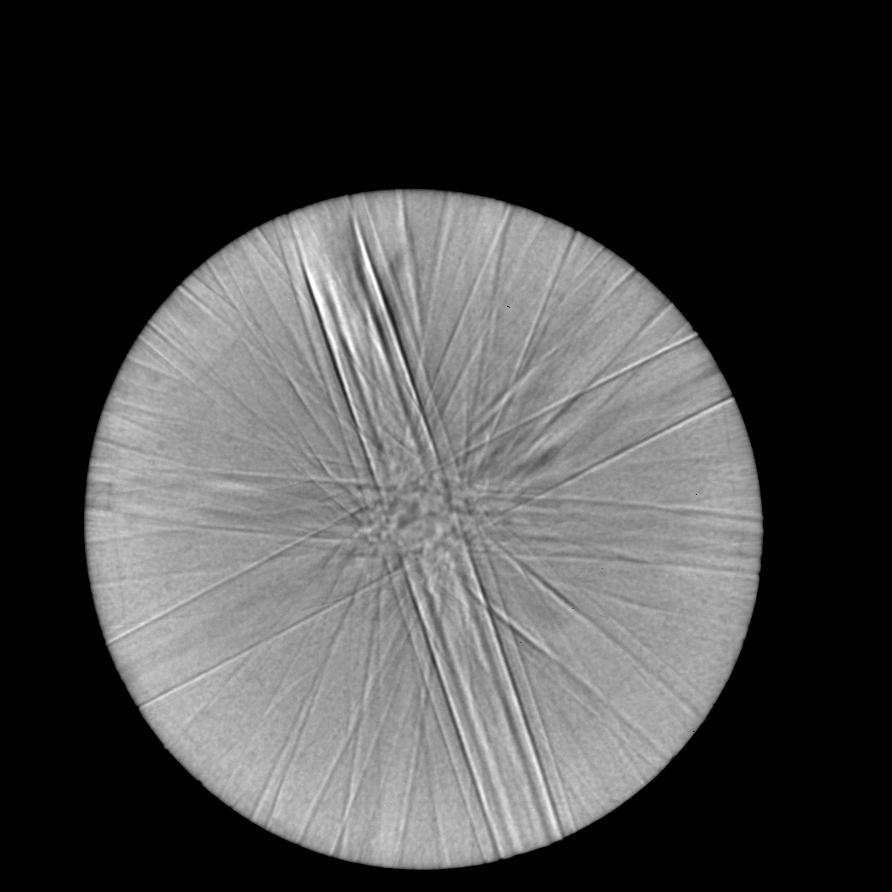
#> input picture data/train/samples/CBED_1.tif, 1783 x 1783 px (shown at 1/2 size); its folder holds only this picture in this run
$ python hough_v13.py
#> lines starting #> are read from the running program, lines starting #| are printed output that depends on the picture; after the words box and inside, x2 and y2 are one past the last pixel; in counts of white or black regions, pixels touching at a corner belong together
#> further down, image is the input picture: shape (1783, 1783); min 0, max 255, mean 70.1
import os
import cv2
import skimage
import numpy as np
from matplotlib import cm
import matplotlib.pyplot as plt
from skimage.feature import canny
from sklearn.cluster import KMeans
from matplotlib.figure import Figure
from skimage.draw import circle_perimeter
from sklearn.metrics import silhouette_score
from sklearn.cluster import AffinityPropagation
from sklearn.linear_model import LinearRegression
from skimage.segmentation import flood, flood_fill
from skimage.transform import probabilistic_hough_line
from skimage.transform import hough_circle, hough_circle_peaks
from matplotlib.backends.backend_agg import FigureCanvasAgg as FigureCanvas

np.random.seed(8903457)

def extract_lines(image, all_info = False):

    # Get probabilistic hough transform
#> called with all_info = True
    edges = canny(image, 2, 1, 25)
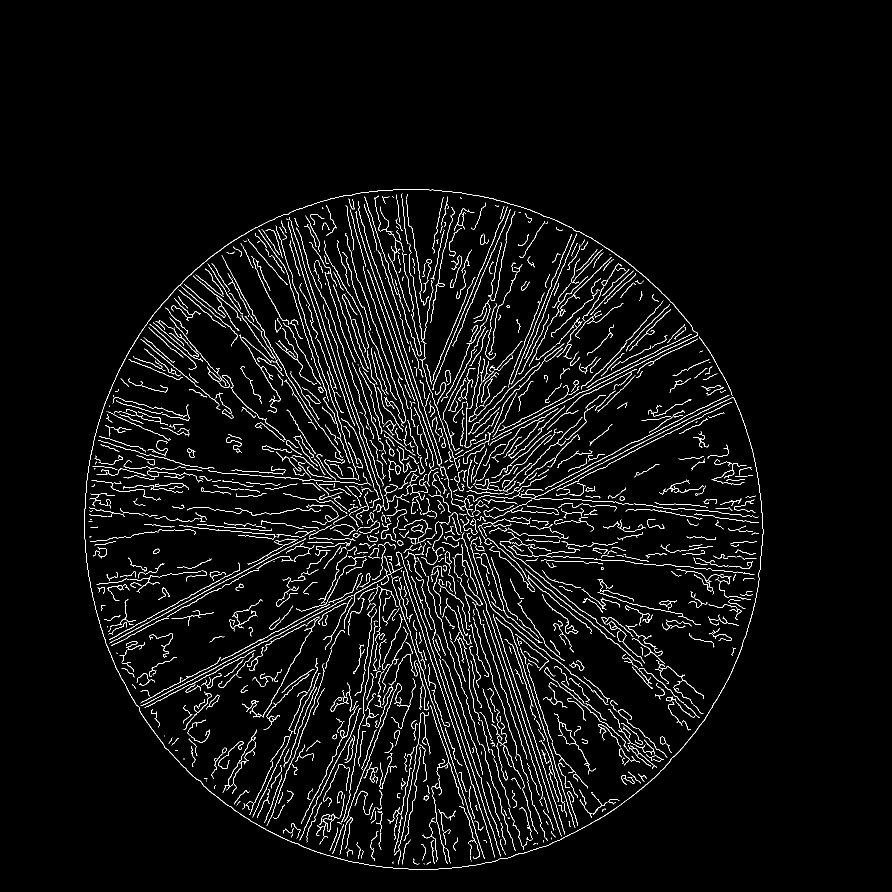
#> edges: shape (1783, 1783) bool (shown at 1/2 size); 3.7% white in thin lines or dots, all inside (x1, y1, x2, y2) = (168, 378, 1527, 1739)
    out = probabilistic_hough_line(edges, threshold=250, line_length=10, line_gap=3, seed=8903457)
#> out = 536 items

    ###########

    # Get a list of the lines
    lines = []
    for line in out:
        p0, p1 = line

        # Extrapolate line
        m = (p0[1] - p1[1]) / (p0[0] - p1[0])
        b = p0[1] - (m * p0[0])

        # Append it to lines output
        lines.append([m, b])
#> this loop made 536 passes
#> (p0, p1, m, b) on passes 1 to 3: ((1167, 783), (1341, 695), -0.506, 1373.2), ((1010, 864), (1108, 814), -0.51, 1379.3), ((1083, 826), (1151, 791), -0.515, 1383.4)
#> after the loop, lines = 536 pairs, first value -7 to 3.67, second value -2212 to 7539

    lines = np.array(lines)
    lines = lines[np.argsort(lines[:, 0])]

    ###########

    # Do k-means on just the x-axis

    x_points = lines[:, 0].reshape(-1,1)
#> x_points = 536 values from -7 to 3.67

    sil = []
    sum_of_squared_distances = []
    K = range(2, 24)
    for k in K:
        kmeans = KMeans(n_clusters=k).fit(x_points)
        sum_of_squared_distances.append(kmeans.inertia_)
        sil.append(silhouette_score(x_points, kmeans.labels_, metric = 'euclidean'))
#> after the loop, sil = [0.689, 0.744, 0.826, 0.861, 0.757, 0.735, 0.877, 0.779, 0.878, 0.741, 0.771, 0.775, 0.755, 0.769, 0.745, 0.772, 0.78, 0.752, 0.741, 0.755, 0.769, 0.761]; sum_of_squared_distances = [752, 275.4, 147.2, 31.25, 28.06, 24.74, 16.63, 14.06, 8.39, 5.93, 4.39, 3.27, 2.92, 2.38, 2.08, 1.78, 1.58, 1.19, 1.26, 1, 0.823, 0.745]

    optimal_k = sil.index(max(sil)) + 2
#> optimal_k = 10

    ###########

    clusters = []
    for j in range(optimal_k):
        if lines[kmeans.labels_ == j].shape[0] > 0:
            clusters.append(lines[kmeans.labels_ == j]) # TODO: Maybe only do clusters that have two distinct clusters and points > 5
#> after the loop, clusters = 10 point arrays, longest 160 points

    ###########

    # seperate each cluster into two clusters
    extracted_lines = []
    for j in range(len(clusters)):
        cluster_y_points = clusters[j][:, 1].reshape(-1,1)#[]
        if(len(cluster_y_points) < 2): continue
        #for k in range(len(clusters[j])):
        #    cluster_y_points.append(clusters[j][1])

        #print(cluster_y_points)
        cluster_kmeans = KMeans(n_clusters=2).fit(cluster_y_points)


        #print("$$$$$$$$$$$$$$$$$$$")
        #print(cluster_kmeans.labels_)

        left_x_mean = np.mean(clusters[j][cluster_kmeans.labels_ == 0][:, 0])
        left_y_mean = np.mean(clusters[j][cluster_kmeans.labels_ == 0][:, 1])

        right_x_mean = np.mean(clusters[j][cluster_kmeans.labels_ == 1][:, 0])
        right_y_mean = np.mean(clusters[j][cluster_kmeans.labels_ == 1][:, 1])

        avg_slope = (left_x_mean + right_x_mean ) / 2

        extracted_lines.append([[avg_slope, left_y_mean], [avg_slope, right_y_mean]])
#> this loop made 10 passes
#> (left_x_mean, left_y_mean, right_x_mean, right_y_mean, avg_slope) on passes 1, 2, 3, 4, 6, 7, 8, 10: (1, 312.5, 0.983, 190.5, 0.991), (-2.06, 2908.7, -2.11, 2688.6, -2.08), (2.89, -1179.9, 2.88, -1630.1, 2.88), (-0.528, 1397.2, -0.527, 1558.9, -0.528), (-2.65, 3461.8, -2.71, 3092.8, -2.68), (0.0766, 927.1, 0.0723, 1019.3, 0.0745), (3.26, -1990.8, 3.3, -1427.5, 3.28), (1.71, -207.1, 1.57, -105.3, 1.64)
#> (cluster_y_points, left_x_mean, left_y_mean, right_x_mean, right_y_mean, avg_slope) on passes 5, 9: ([6526, 6493], -6, 6493, -6, 6526, -6), ([5791.2, 5542, 5552], -5, 5547, -5.25, 5791.2, -5.12)
#> after the loop, extracted_lines = 10 items

    ###########

    # Find the means of the clusters
    '''
    stds = []
    x_means = []
    y_means = []
    for j in range(len(clusters)):
        stds.append(np.std(lines[kmeans.labels_ == j][:, 1]))
        x_means.append(np.mean(lines[kmeans.labels_ == j][:, 0]))
        y_means.append(np.mean(lines[kmeans.labels_ == j][:, 1]))

    ###########

    # Return lines

    extracted_lines = []

    for j in range(len(clusters)):
        m = x_means[j]
        b1 = y_means[j]# + stds[j]
        b2 = y_means[j]# - stds[j]

        extracted_lines.append([[m, b1], [m, b2]]) # TODO: Here, find the closest points to these coordinates rather than just arbitarily choosing based on STD
    '''
    return [extracted_lines, lines, clusters] if all_info else extracted_lines

###########
###########
###########

def get_perimeter(img):
    P = []
    for y in range(0, img.shape[0]):
        for x in range(0, img.shape[1]):
            curr = img[y, x]

            if y + 1 < img.shape[0] and curr[0] != img[y + 1, x][0]:
                P.append([y + 1, x] if curr[0] == 0 else [y, x])
            if x + 1 < img.shape[1] and curr[0] != img[y, x + 1][0]:
                P.append([y, x + 1] if curr[0] == 0 else [y, x])

    avg_x = 0
    avg_y = 0
    for c in P:
        avg_x += c[1]
        avg_y += c[0]
    avg_x /= len(P)
    avg_y /= len(P)

    avg_r = 0
    for c in P:
        avg_r += np.sqrt(pow(avg_y - c[0], 2) + pow(avg_x - c[1], 2))
    avg_r /= len(P)

    return [avg_x, avg_y, avg_r]


# Plot lines on graph

for i in range(1, 2):
    image = cv2.imread("data/train/samples/CBED_" + str(i) + ".tif", cv2.IMREAD_GRAYSCALE)

    fig, axes = plt.subplots(1, 3, figsize=(20, 10))
    ax = axes.ravel()

    ax[0].imshow(image, cmap=cm.gray)
    ax[0].set_xlim((0, image.shape[0]))
    ax[0].set_ylim((0, image.shape[1]))

    ax[1].imshow(image, cmap=cm.gray)
    ax[1].set_xlim((0, image.shape[0]))
    ax[1].set_ylim((0, image.shape[1]))

    ax[2].imshow(image, cmap=cm.gray)
    ax[2].set_xlim((0, image.shape[0]))
    ax[2].set_ylim((0, image.shape[1]))

    extracted_lines, all_lines, clusters = extract_lines(image, all_info=True)
#> extracted_lines = 10 items; all_lines has the same summary as lines in extract_lines; clusters = 10 point arrays, longest 160 points

    for line in all_lines:
        m, b = line
        x_vals = np.array(ax[0].get_xlim())
        y_vals = b + m * x_vals
        ax[1].plot(x_vals, y_vals, alpha=0.5, c='r')
#> this loop made 536 passes
#> (m, b, y_vals) on passes 1 to 3: (-7, 7350, [7350, -5131]), (-7, 7539, [7539, -4942]), (-6.33, 6831, [6831, -4461.3])

    colors = ['green', 'royalblue', 'orange', 'firebrick', 'teal', 'indigo', 'deeppink', 'lawngreen', 'sienna', 'olive', 'tan', 'coral', 'rosybrown', 'mediumpurple']
    for lines in extracted_lines:

        color = colors[0]
        del colors[0]

        for line in lines:
            m, b = line
            x_vals = np.array(ax[1].get_xlim())
            y_vals = b + m * x_vals
            # ax[1].plot(x_vals, y_vals, c='b')
            ax[2].plot(x_vals, y_vals, c=color)
#> this loop made 10 passes
#> (lines, color) on passes 1 to 10: ([[0.991, 312.5], [0.991, 190.5]], 'green'), ([[-2.08, 2908.7], [-2.08, 2688.6]], 'royalblue'), ([[2.88, -1179.9], [2.88, -1630.1]], 'orange'), ([[-0.528, 1397.2], [-0.528, 1558.9]], 'firebrick'), ([[-6, 6493], [-6, 6526]], 'teal'), ([[-2.68, 3461.8], [-2.68, 3092.8]], 'indigo'), ([[0.0745, 927.1], [0.0745, 1019.3]], 'deeppink'), ([[3.28, -1990.8], [3.28, -1427.5]], 'lawngreen'), ([[-5.12, 5547], [-5.12, 5791.2]], 'sienna'), ([[1.64, -207.1], [1.64, -105.3]], 'olive')

    path = "./outputimages/" + str(i)
    if not os.path.exists(path):
        os.makedirs(path)

    plt.savefig(path + "/out.png")
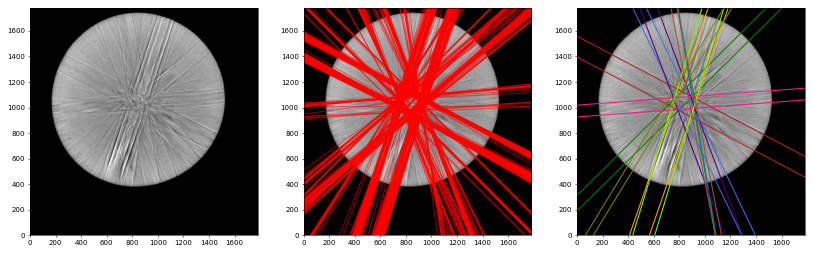
#> figure drawn by matplotlib, 3 panels


    fig, axes = plt.subplots(1, 2, figsize=(30, 15))
    ax = axes.ravel()

    colors = ['green', 'royalblue', 'orange', 'firebrick', 'teal', 'mediumpurple', 'deeppink', 'lawngreen', 'sienna', 'olive', 'tan', 'coral', 'rosybrown', 'indigo']
    for j in range(len(clusters)):

        color = colors[0]
        del colors[0]

        ax[0].scatter(clusters[j][:, 0], [0 for k in range(len(clusters[j][:, 0]))], c=color)
        ax[1].scatter(clusters[j][:, 0], clusters[j][:, 1], c=color)
#> this loop made 10 passes
#> color on passes 1 to 10: 'green', 'royalblue', 'orange', 'firebrick', 'teal', 'mediumpurple', 'deeppink', 'lawngreen', 'sienna', 'olive'

    plt.savefig(path + "/data.png")
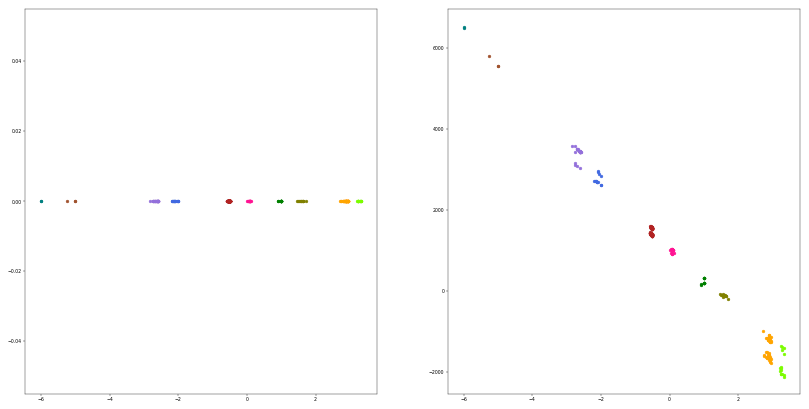
#> figure drawn by matplotlib, 2 panels

    ### Do the circle extraction algorithm
    fig, axes = plt.subplots(1, 3, figsize=(30, 15))
    ax = axes.ravel()

    # Binary threshold
    _, gray = cv2.threshold(image, 20, 255, cv2.THRESH_BINARY)
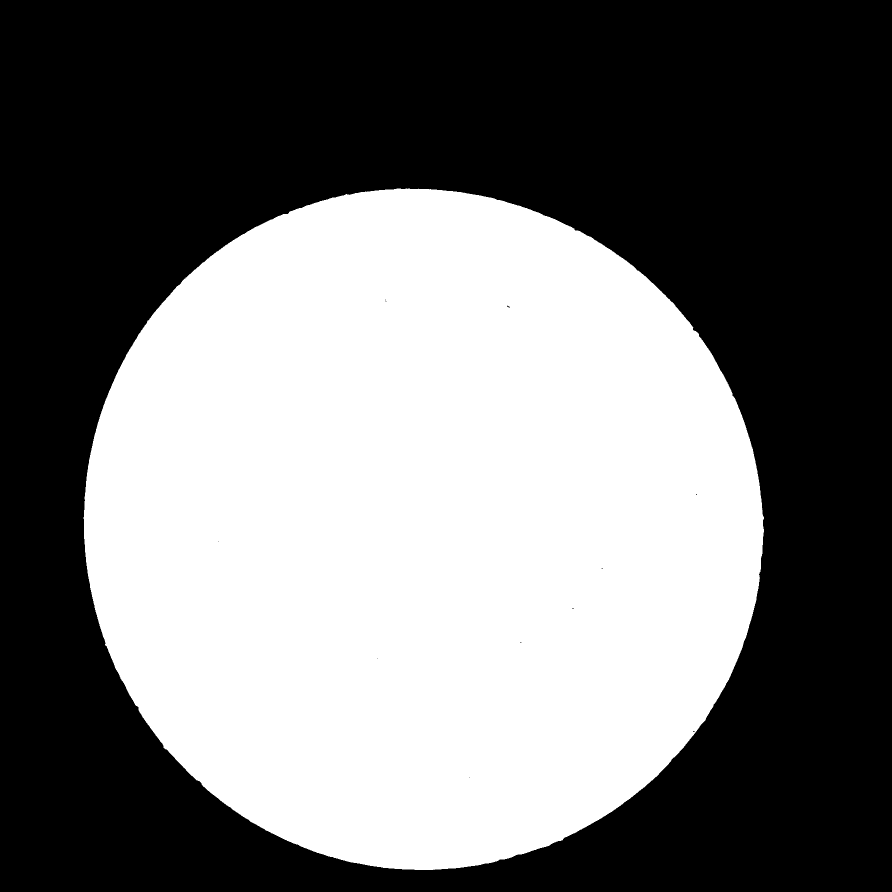
#> gray: shape (1783, 1783) (shown at 1/2 size); 45.7% white; 1 white region, box (x1, y1, x2, y2) and area: (167, 377, 1528, 1740) 1452242

    # Morphological improvements of the mask
    gray = cv2.morphologyEx(gray, cv2.MORPH_OPEN, cv2.getStructuringElement(cv2.MORPH_ELLIPSE, (5, 5)))
#> gray: shape (1783, 1783); 45.7% white; 1 white region, box (x1, y1, x2, y2) and area: (167, 377, 1528, 1740) 1452216
    gray = cv2.morphologyEx(gray, cv2.MORPH_CLOSE, cv2.getStructuringElement(cv2.MORPH_ELLIPSE, (11, 11)))
#> gray: shape (1783, 1783); 45.7% white; 1 white region

    # Find contours
    cnts, _ = cv2.findContours(gray, cv2.RETR_EXTERNAL, cv2.CHAIN_APPROX_NONE)
#> cnts = 1 contour; box (x1, y1, x2, y2) and area: (167, 377, 1528, 1740) 1450364

    # Filter large size contours; at the end, there should only be one left
    largeCnts = []
    for cnt in cnts:
        if (cv2.contourArea(cnt) > 10000):
            largeCnts.append(cnt)
#> this loop made 1 pass
#> after the loop, largeCnts has the same summary as cnts

    # Draw (filled) contour(s)
    gray = np.uint8(np.zeros(gray.shape))
    gray = cv2.drawContours(gray, largeCnts, -1, 255, cv2.FILLED)

    # Use hough transform to find circle
    circle = gray.copy()
    circle = cv2.cvtColor(circle, cv2.COLOR_GRAY2RGB)
#> circle: shape (1783, 1783, 3); 45.7% white; 1 white region, box (x1, y1, x2, y2) and area: (167, 377, 1528, 1740) 1452298

    cir_info = get_perimeter(circle)
#> after the loop in get_perimeter, `for y in range(0, img.shape[0]):`: P = 5472 pairs, first value 377 to 1739, second value 167 to 1527
#> the loop in get_perimeter, `for c in P:` made 5472 passes
#> (c, avg_x, avg_y) on passes 1 to 3: ([377, 793], 793, 377), ([377, 794], 1587, 754), ([377, 795], 2382, 1131)
#> after the loop in get_perimeter, `for c in P:`: avg_x = 4624297; avg_y = 5775857
#> in get_perimeter, `avg_x /= len(P)`: avg_x = 845.1
#> in get_perimeter, `avg_y /= len(P)`: avg_y = 1055.5
#> the loop in get_perimeter, `for c in P:` made 5472 passes
#> c on passes 8 to 10: [377, 800], [377, 801], [377, 811]

    circle_eroded = cv2.erode(circle, np.ones((80, 80), np.uint8))
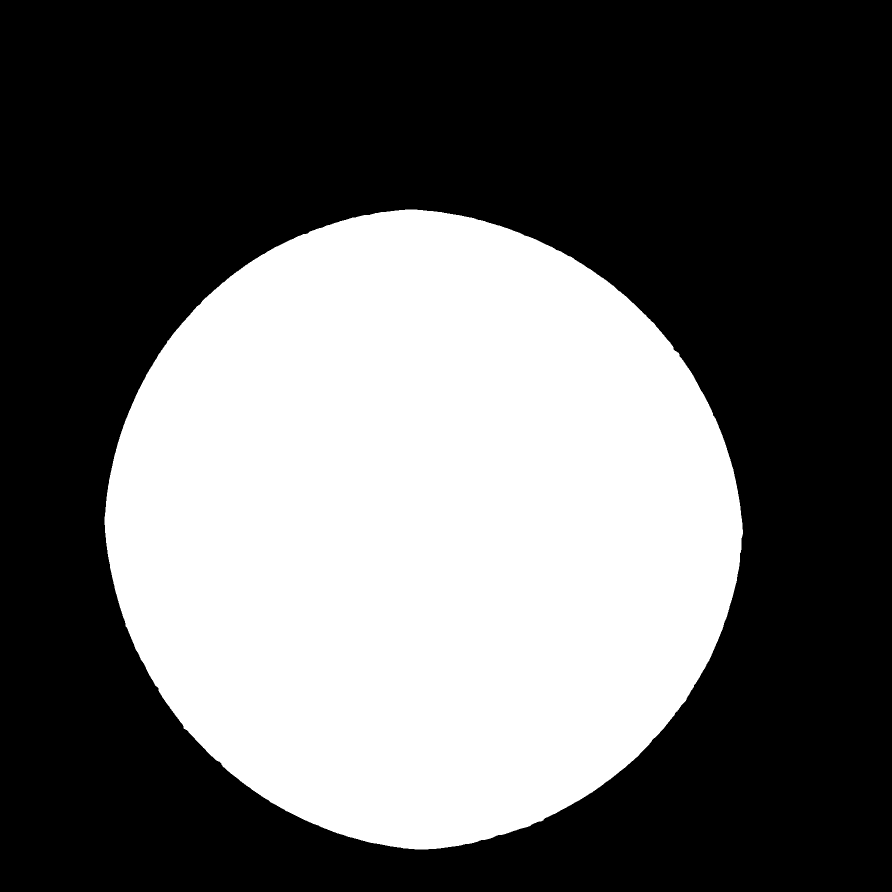
#> circle_eroded: shape (1783, 1783, 3) (shown at 1/2 size); 39.1% white; 1 white region, box (x1, y1, x2, y2) and area: (209, 419, 1486, 1699) 1243669
    eroded_info = get_perimeter(circle_eroded)
#> the loop in get_perimeter (call 2), `for c in P:` made 5114 passes
#> c on passes 1 to 3: [419, 810], [419, 811], [419, 812]

    avg_x = int(eroded_info[0])
    avg_y = int(eroded_info[1])
    avg_r = int(cir_info[2])

    center = [avg_x, avg_y]
    cv2.circle(circle, (avg_x, avg_y), avg_r, (255, 0, 0), 10)
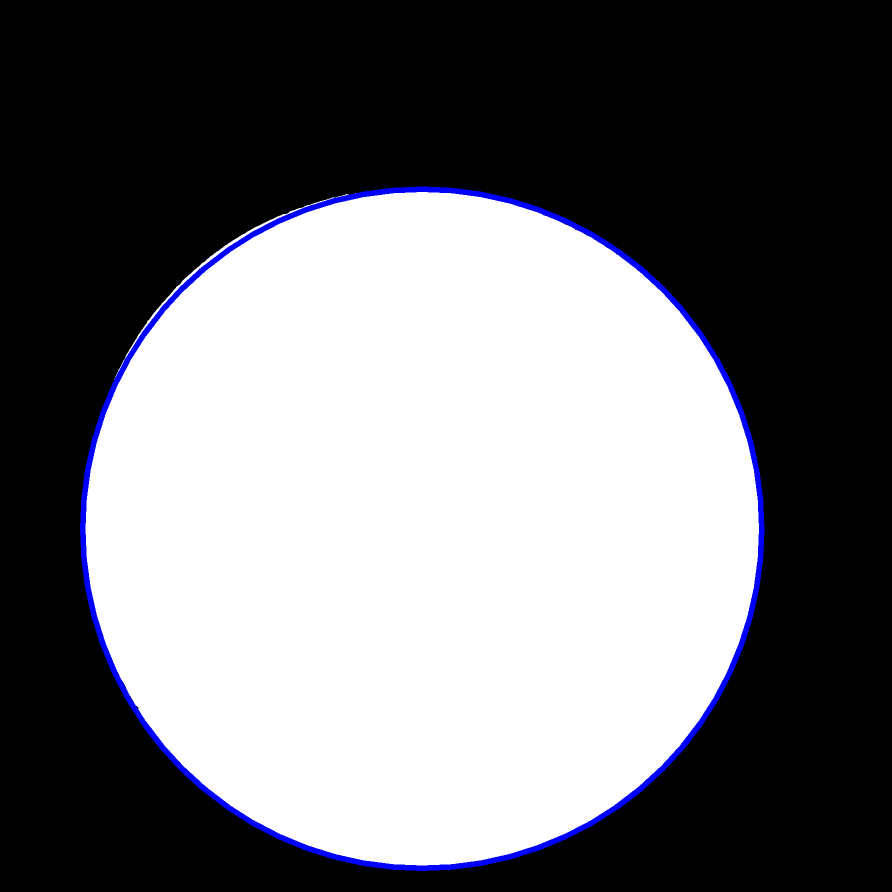
#> circle: shape (1783, 1783, 3) (shown at 1/2 size); mean B, G, R 118.1, 114.3, 114.3

    ax[0].imshow(image, cmap=cm.gray)
    ax[0].set_xlim((0, image.shape[0]))
    ax[0].set_ylim((0, image.shape[1]))

    ax[1].imshow(circle, cmap=cm.gray)
    ax[1].plot(center[0], center[1], 'ro', markersize=12)
    ax[1].set_xlim((0, circle.shape[0]))
    ax[1].set_ylim((0, circle.shape[1]))

    ax[2].imshow(image, cmap=cm.gray)
    ax[2].plot(center[0], center[1], 'ro', markersize=12)
    ax[2].set_xlim((0, image.shape[0]))
    ax[2].set_ylim((0, image.shape[1]))

    colors = ['green', 'royalblue', 'orange', 'firebrick', 'teal', 'indigo', 'deeppink', 'lawngreen', 'sienna', 'olive', 'tan', 'coral', 'rosybrown', 'mediumpurple']
    flattened_lines = []
    for lines in extracted_lines:

        color = colors[0]
        del colors[0]

        for line in lines:
            flattened_lines.append(line)

            m, b = line
            x_vals = np.array(ax[1].get_xlim())
            y_vals = b + m * x_vals
            ax[2].plot(x_vals, y_vals, c=color)
#> this loop made 10 passes

    intersections = []
    for line in flattened_lines:
        for other_line in flattened_lines:
            if line == other_line:
                continue

            m1, b1 = line
            m2, b2 = other_line

            xi = (b1-b2) / (m2-m1)
            yi = m1 * xi + b1

            if xi > 1E308 or yi > 1E308 or xi < -1E308 or yi < -1E308:
                continue

            if xi > image.shape[0] or xi < 0 or yi > image.shape[1] or yi < 0:
                continue

            intersections.append([xi, yi])
            ax[2].plot(xi, yi, 'bo', markersize=3)
#> this loop made 20 passes
#> line on passes 1 to 12: [0.991, 312.5], [0.991, 190.5], [-2.08, 2908.7], [-2.08, 2688.6], [2.88, -1179.9], [2.88, -1630.1], [-0.528, 1397.2], [-0.528, 1558.9], [-6, 6493], [-6, 6526], [-2.68, 3461.8], [-2.68, 3092.8]

    # Find mean of intersections
    intersections = np.array(intersections)
    x_mean = np.mean(intersections[:, 0])
    y_mean = np.mean(intersections[:, 1])

    ax[2].plot(x_mean, y_mean, 'go', markersize=12)

    with open(path + '/vector.txt', 'w') as f:
        # Calculate vector
        x_diff = x_mean - center[0]
        y_diff = y_mean - center[1]
        f.write('Vector: <' + str(x_diff) + ', ' + str(y_diff) + '>\n')

        # Calculate magnitude of vector
        mag = np.sqrt(((x_mean - center[0]) ** 2)) + ((y_mean - center[1]) ** 2)
        f.write('Vector magnitude: ' + str(mag))

    plt.savefig(path + "/flood.png")
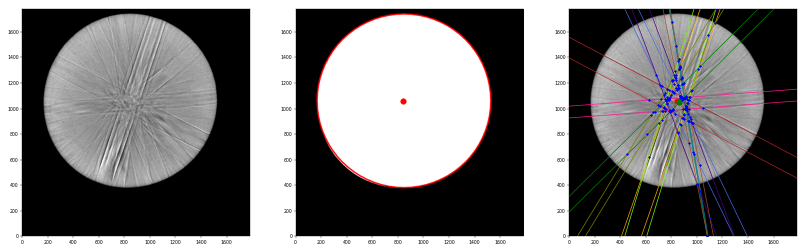
#> figure drawn by matplotlib, 3 panels; B, G, R data is drawn as R, G, B
    print("Completed:", i)
